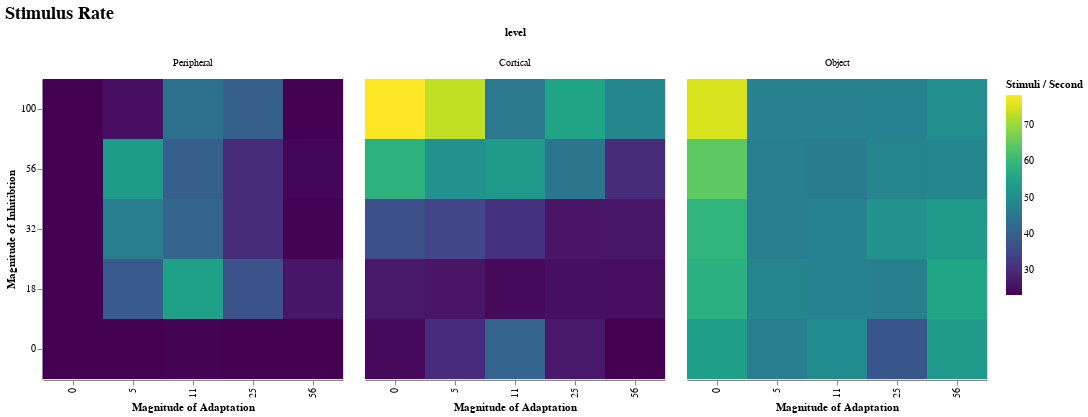

The notebook cell saved with this chart:
### Code cell
df_stim_rate |>
  @vlplot(:rect, width=300, height=300,
          title={text="Stimulus Rate",fontSize=18},
          column={field=:level, typ="nominal", sort=["Peripheral", "Cortical", "Object"]},
          x={field=:c_a, typ="ordinal", sort = "ascending",
             axis={title="Magnitude of Adaptation"}},
          y={field=:c_m, typ="ordinal", sort = "descending",
             axis={title="Magnitude of Inhitibtion"}},
          color={field=:stim_rate, aggregate="mean", typ="quantitative", 
                 legend={title="Stimuli / Second"}},
          config={range={heatmap={scheme="viridis"}}})

### Figure 1 — Vega-Lite specification as saved in the notebook (floating-point values rounded to 4 significant figures)
{"config": {"range": {"heatmap": {"scheme": "viridis"}}}, "data": {"values": [{"c_a": 0, "c_m": 0, "level": "Peripheral", "stim_rate": 23.08}, {"c_a": 0, "c_m": 18, "level": "Peripheral", "stim_rate": 23.08}, {"c_a": 0, "c_m": 32, "level": "Peripheral", "stim_rate": 23.08}, {"c_a": 0, "c_m": 56, "level": "Peripheral", "stim_rate": 23.08}, {"c_a": 0, "c_m": 100, "level": "Peripheral", "stim_rate": 23.08}, {"c_a": 5, "c_m": 0, "level": "Peripheral", "stim_rate": 23.08}, {"c_a": 5, "c_m": 18, "level": "Peripheral", "stim_rate": 38.46}, {"c_a": 5, "c_m": 32, "level": "Peripheral", "stim_rate": 46.31}, {"c_a": 5, "c_m": 56, "level": "Peripheral", "stim_rate": 53.23}, {"c_a": 5, "c_m": 100, "level": "Peripheral", "stim_rate": 24.92}, {"c_a": 11, "c_m": 0, "level": "Peripheral", "stim_rate": 23.38}, {"c_a": 11, "c_m": 18, "level": "Peripheral", "stim_rate": 54.31}, {"c_a": 11, "c_m": 32, "level": "Peripheral", "stim_rate": 40.77}, {"c_a": 11, "c_m": 56, "level": "Peripheral", "stim_rate": 39.69}, {"c_a": 11, "c_m": 100, "level": "Peripheral", "stim_rate": 43.23}, {"c_a": 25, "c_m": 0, "level": "Peripheral", "stim_rate": 23.08}, {"c_a": 25, "c_m": 18, "level": "Peripheral", "stim_rate": 36.92}, {"c_a": 25, "c_m": 32, "level": "Peripheral", "stim_rate": 29.85}, {"c_a": 25, "c_m": 56, "level": "Peripheral", "stim_rate": 29.85}, {"c_a": 25, "c_m": 100, "level": "Peripheral", "stim_rate": 39.69}, {"c_a": 56, "c_m": 0, "level": "Peripheral", "stim_rate": 23.08}, {"c_a": 56, "c_m": 18, "level": "Peripheral", "stim_rate": 26.15}, {"c_a": 56, "c_m": 32, "level": "Peripheral", "stim_rate": 23.38}, {"c_a": 56, "c_m": 56, "level": "Peripheral", "stim_rate": 23.69}, {"c_a": 56, "c_m": 100, "level": "Peripheral", "stim_rate": 23.08}, {"c_a": 0, "c_m": 0, "level": "Cortical", "stim_rate": 24.15}, {"c_a": 0, "c_m": 18, "level": "Cortical", "stim_rate": 26.46}, {"c_a": 0, "c_m": 32, "level": "Cortical", "stim_rate": 36.31}, {"c_a": 0, "c_m": 56, "level": "Cortical", "stim_rate": 58.62}, {"c_a": 0, "c_m": 100, "level": "Cortical", "stim_rate": 78.31}, {"c_a": 5, "c_m": 0, "level": "Cortical", "stim_rate": 29.54}, {"c_a": 5, "c_m": 18, "level": "Cortical", "stim_rate": 26}, {"c_a": 5, "c_m": 32, "level": "Cortical", "stim_rate": 34.46}, {"c_a": 5, "c_m": 56, "level": "Cortical", "stim_rate": 51.08}, {"c_a": 5, "c_m": 100, "level": "Cortical", "stim_rate": 73.23}, {"c_a": 11, "c_m": 0, "level": "Cortical", "stim_rate": 40.46}, {"c_a": 11, "c_m": 18, "level": "Cortical", "stim_rate": 24.15}, {"c_a": 11, "c_m": 32, "level": "Cortical", "stim_rate": 30.77}, {"c_a": 11, "c_m": 56, "level": "Cortical", "stim_rate": 53.08}, {"c_a": 11, "c_m": 100, "level": "Cortical", "stim_rate": 44.92}, {"c_a": 25, "c_m": 0, "level": "Cortical", "stim_rate": 26.62}, {"c_a": 25, "c_m": 18, "level": "Cortical", "stim_rate": 25.08}, {"c_a": 25, "c_m": 32, "level": "Cortical", "stim_rate": 26}, {"c_a": 25, "c_m": 56, "level": "Cortical", "stim_rate": 44.62}, {"c_a": 25, "c_m": 100, "level": "Cortical", "stim_rate": 55.23}, {"c_a": 56, "c_m": 0, "level": "Cortical", "stim_rate": 23.08}, {"c_a": 56, "c_m": 18, "level": "Cortical", "stim_rate": 24.92}, {"c_a": 56, "c_m": 32, "level": "Cortical", "stim_rate": 26.31}, {"c_a": 56, "c_m": 56, "level": "Cortical", "stim_rate": 29.85}, {"c_a": 56, "c_m": 100, "level": "Cortical", "stim_rate": 48.46}, {"c_a": 0, "c_m": 0, "level": "Object", "stim_rate": 53.85}, {"c_a": 5, "c_m": 0, "level": "Object", "stim_rate": 46.15}, {"c_a": 11, "c_m": 0, "level": "Object", "stim_rate": 49.38}, {"c_a": 25, "c_m": 0, "level": "Object", "stim_rate": 37.85}, {"c_a": 56, "c_m": 0, "level": "Object", "stim_rate": 52.92}, {"c_a": 0, "c_m": 18, "level": "Object", "stim_rate": 58.15}, {"c_a": 5, "c_m": 18, "level": "Object", "stim_rate": 48.15}, {"c_a": 11, "c_m": 18, "level": "Object", "stim_rate": 47.38}, {"c_a": 25, "c_m": 18, "level": "Object", "stim_rate": 46.77}, {"c_a": 56, "c_m": 18, "level": "Object", "stim_rate": 55.85}, {"c_a": 0, "c_m": 32, "level": "Object", "stim_rate": 59.38}, {"c_a": 5, "c_m": 32, "level": "Object", "stim_rate": 46.15}, {"c_a": 11, "c_m": 32, "level": "Object", "stim_rate": 47.38}, {"c_a": 25, "c_m": 32, "level": "Object", "stim_rate": 50.92}, {"c_a": 56, "c_m": 32, "level": "Object", "stim_rate": 52.92}, {"c_a": 0, "c_m": 56, "level": "Object", "stim_rate": 64.62}, {"c_a": 5, "c_m": 56, "level": "Object", "stim_rate": 46.15}, {"c_a": 11, "c_m": 56, "level": "Object", "stim_rate": 46}, {"c_a": 25, "c_m": 56, "level": "Object", "stim_rate": 47.69}, {"c_a": 56, "c_m": 56, "level": "Object", "stim_rate": 48.46}, {"c_a": 0, "c_m": 100, "level": "Object", "stim_rate": 75.08}, {"c_a": 5, "c_m": 100, "level": "Object", "stim_rate": 47.08}, {"c_a": 11, "c_m": 100, "level": "Object", "stim_rate": 46.92}, {"c_a": 25, "c_m": 100, "level": "Object", "stim_rate": 47.38}, {"c_a": 56, "c_m": 100, "level": "Object", "stim_rate": 50.15}]}, "encoding": {"color": {"aggregate": "mean", "field": "stim_rate", "legend": {"title": "Stimuli / Second"}, "type": "quantitative"}, "column": {"field": "level", "sort": ["Peripheral", "Cortical", "Object"], "type": "nominal"}, "x": {"axis": {"title": "Magnitude of Adaptation"}, "field": "c_a", "sort": "ascending", "type": "ordinal"}, "y": {"axis": {"title": "Magnitude of Inhitibtion"}, "field": "c_m", "sort": "descending", "type": "ordinal"}}, "height": 300, "mark": "rect", "title": {"fontSize": 18, "text": "Stimulus Rate"}, "width": 300}
